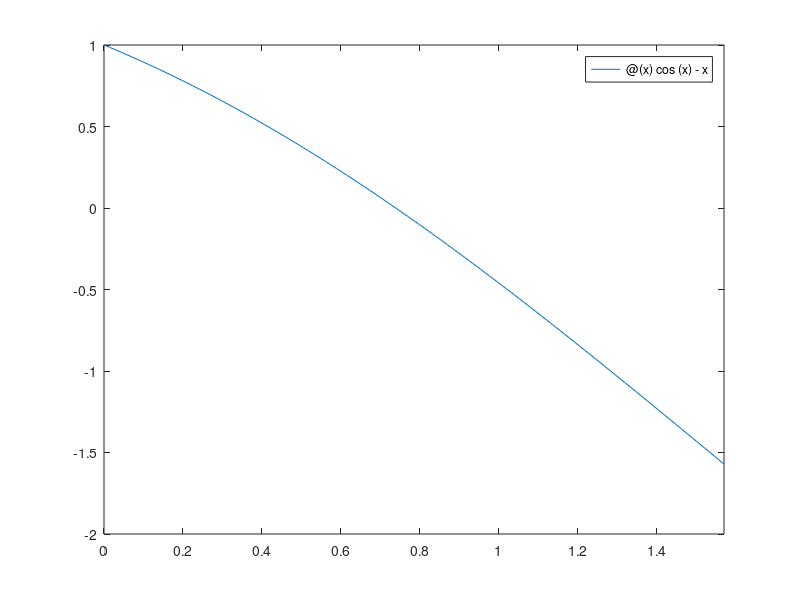

Write MATLAB code to recreate this figure. (Note: this script raises an error after producing the figure.)
f =@(x)cos(x)-x;
fp=@(x)-sin(x)-1;


xz=pi/4;
TOL = 10^-5;

fplot(f,[0,pi/2]);
hold on
fplot(0, [0,pi/2]);


x = NewtonRaphson(f,fp,xz,TOL)
%plot(x)